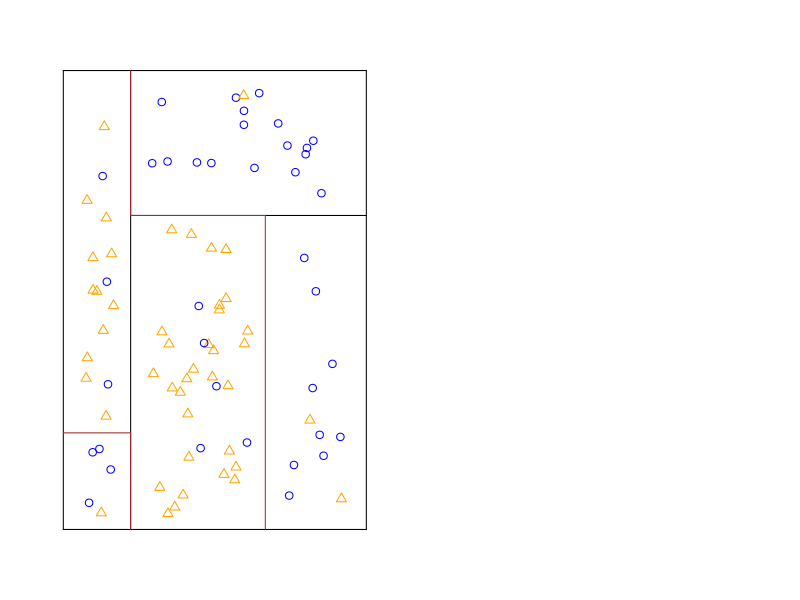

Reproduce this figure in R. (Note: this script raises an error after producing the figure.)
#################################
# CHAPTER 2: Classification Trees
#################################

# Check for missing packages and install if missing
list.of.packages <- c("latex2exp", "MASS", "class", "caret",
                      "ggplot2", "lattice", "rpart", "rpart.plot")
new.packages <- list.of.packages[!(list.of.packages %in% installed.packages()[,"Package"])]
if(length(new.packages)) install.packages(new.packages)

# load required packages
load <- lapply(list.of.packages, require, character.only = TRUE)

##############################################
# Figure 2.1: Recursive binary partitioning
##############################################
# ---------------------------------------------------------------------------
# create empty plot
par(mar=c(0,0,0,0))
plot(0:22, 0:22, type="n", xlab="", ylab="",
     xlim=c(0, 22), ylim=c(-1, 22),
     main="", axes=FALSE)

# draw partitioned input space
# draw box
lines(c(1,1), c(1, 20))
lines(c(1,10), c(1, 1))
lines(c(1,10), c(20, 20))
lines(c(10,10), c(1, 20))
# draw partitions
lines(c(3,3), c(1,20))
lines(c(1,3), c(5,5), col="brown")
lines(c(3,3), c(5,1), col="brown")
lines(c(3,10), c(14, 14))
lines(c(3,7), c(14,14), col="brown")
lines(c(7,7), c(1, 14), col="brown")
lines(c(3,3), c(14,20), col="brown")

# generate random points
set.seed(1)
# R1
points(runif(4, min=1.5, max=2.5), runif(4, min = 1.5, max = 4.5), col="blue")
points(runif(1, min=1.5, max=2.5), runif(1, min = 1.5, max = 4.5), col="orange", pch=2)
# R2
points(runif(12, min=1.5, max=2.5), runif(12, min = 5.5, max = 19.5), col="orange", pch=2)
points(runif(3, min=1.5, max=2.5), runif(3, min = 5.5, max = 19.5), col="blue")
# R3
points(runif(17, min=3.5, max=9.5), runif(17, min = 14.5, max = 19.5), col="blue")
points(runif(1.5, min=3.5, max=9.5), runif(1, min = 14.5, max = 19.5), col="orange", pch=2)
# R4
points(runif(30, min=3.5, max=6.5), runif(30, min = 1.5, max = 13.5), col="orange", pch=2)
points(runif(5, min=3.5, max=6.5), runif(5, min = 1.5, max = 13.5), col="blue")
# R5
points(runif(9, min=7.5, max=9.5), runif(9, min = 1.5, max = 13.5), col="blue")
points(runif(2, min=7.5, max=9.5), runif(2, min = 1.5, max = 13.5), col="orange", pch=2)

# add text
# axis
text(0, 10.5, TeX("$X_2$"))
text(5.5, -1, TeX("$X_1$"))
# split points
text(3, -0.1, TeX("$s_1$"))
text(0.6, 5, TeX("$s_2$"))
text(10.4, 14, TeX("$s_3$"))
text(7, -0.1, TeX("$s_4$"))
# regions
text(2, 2.5, TeX("$R_1$"), col="blue", cex=1.5)
text(2, 12, TeX("$R_2$"), col="darkorange", cex=1.5)
text(6.5, 17, TeX("$R_3$"), col="blue", cex=1.5)
text(5, 7.5, TeX("$R_4$"), col="darkorange", cex=1.5)
text(8.5, 7.5, TeX("$R_5$"), col="blue", cex=1.5)
# create tree
text(16.5, 20, TeX("$X_1 \\leq s_1$"))
text(15.5, 18.5, "<< Yes", col="green")
text(17.5, 18.5, "No >>", col="red")
lines(c(16.5, 16.5), c(18.5, 19.5))
lines(c(14, 19),c(19, 19))
# splits
lines(c(14, 14), c(19, 16))
lines(c(19, 19), c(19, 16))
# internal nodes
text(14, 15, TeX("$X_2 \\leq s_2$"))
text(19, 15, TeX("$X_2 \\leq s_3$"))
lines(c(14, 14), c(13.5, 14.5))
lines(c(13, 15), c(14, 14))
lines(c(19, 19), c(13.5, 14.5))
lines(c(18, 20), c(14, 14))
# split internal node 1
lines(c(13, 13), c(14, 9))
lines(c(15, 15), c(14, 9))
# split internal node 2
lines(c(18, 18), c(14, 9))
lines(c(20, 20), c(14, 9))
# root nodes 1, 2, 3
text(13, 8, TeX("$R_1$"), col="blue", cex=1.5)
text(15, 8, TeX("$R_2$"), col="darkorange", cex=1.5)
text(20, 8, TeX("$R_3$"), col="blue", cex=1.5)
# internal node 3
text(18, 8, TeX("$X_1 \\leq s_4$"))
lines(c(18, 18), c(6.5, 7.5))
lines(c(17, 19), c(7, 7))
lines(c(17, 17), c(7, 3))
lines(c(19, 19), c(7, 3))
# root node 4 and 5
text(17, 2, TeX("$R_4$"), col="darkorange", cex=1.5)
text(19, 2, TeX("$R_5$"), col="blue", cex=1.5)

# ---------------------------------------------------------------------------
#####################################
# Figure 2.2: Simulated mixture data
#####################################
# ---------------------------------------------------------------------------
# Generate training data
set.seed(1)
mBlue <- mvrnorm(n=10, mu = c(1,0),Sigma = diag(1,2,2))
mOrange <- mvrnorm(n=10, mu = c(0,1),Sigma = diag(1,2,2))
B <- matrix(0,nrow=100,ncol=2)
O <- matrix(0,nrow=100,ncol=2)

for(i in 1:100){
      sample1 = sample(1:10, 1)
      sample2 = sample(1:10, 1)
      meanB = mBlue[sample1,]
      meanO = mOrange[sample2,]
      B[i,] = mvrnorm(1,mu=meanB,Sigma=diag(1/5,2,2))
      O[i,] = mvrnorm(1,mu=meanO,Sigma=diag(1/5,2,2))
}

Btrain <- cbind(B[1:100,],matrix(0,100,1))
Otrain <- cbind(O[1:100,],matrix(1,100,1))
datatrain <- rbind(Btrain,Otrain)
Xtrain <- datatrain[,1:2]
Ytrain <- datatrain[,3]
train <- data.frame(y=factor(Ytrain), X1=Xtrain[,1], X2=Xtrain[,2])

# create decision boundary plotting grid
x1min <- min(Xtrain[,1])
x1max <- max(Xtrain[,1])
x2min <- min(Xtrain[,2])
x2max <- max(Xtrain[,2])
x1seq <- seq(from=x1min,to=x1max,length=100)
x2seq <- seq(from=x2min,to=x2max,length=100)
plotGrid <- data.frame(as.matrix(expand.grid(x1seq,x2seq)))
colnames(plotGrid) <- colnames(train)[2:3]

# create test set
B <- matrix(0,nrow=5000,ncol=2)
O <- matrix(0,nrow=5000,ncol=2)
for(i in 1:5000){
      sample1 <- sample(1:10, 1)
      sample2 <- sample(1:10, 1)
      meanB <- mBlue[sample1,]
      meanO <- mOrange[sample2,]
      B[i,] <- mvrnorm(1,mu=meanB,Sigma=diag(1/5,2,2))
      O[i,] <- mvrnorm(1,mu=meanO,Sigma=diag(1/5,2,2))
}

Btest <- cbind(B[1:5000,],matrix(0,5000,1))
Otest <- cbind(O[1:5000,],matrix(1,5000,1))
datatest <- rbind(Btest,Otest)
Xtest <- datatest[,1:2]
Ytest <- datatest[,3]
test <- data.frame(y=factor(Ytest), X1=Xtest[,1], X2=Xtest[,2])

# plot data
color <- ifelse(train$y == 0, "blue", "darkorange")
# Bayes decision boundary
p <- function(x) {
      s <- sqrt(1/5)
      p0 <- mean(dnorm(x[1], mBlue[,1], s) * dnorm(x[2], mBlue[,2], s))
      p1 <- mean(dnorm(x[1], mOrange[,1], s) * dnorm(x[2], mOrange[,2], s))
      p1/(p0+p1)
}

bayesrule <- apply(plotGrid, 1, p)
bayesPr<-data.frame(x=rep(x1seq, length(x2seq)), y=rep(x2seq, each=length(x1seq)),
               z=as.vector(bayesrule))
gd <- expand.grid(x=x1seq, y=x2seq)
bayesPlot <- ggplot(data.frame(y=factor(Ytrain), X1=Xtrain[,1], X2=Xtrain[,2]), aes(x=X1, y=X2) ) +
      geom_contour(data=bayesPr, aes(x=x, y=y, z=z), breaks=c(0,.5), col="purple",
                   linetype=2)+
      geom_point(data=data.frame(gd), aes(x=x, y=y),pch=".", cex=1.2,
                 col=ifelse(bayesrule<0.5, "skyblue", "orange"))+
      theme_bw()+
      geom_point(size = 3, pch = train$y, col=color) +
      ggtitle("Bayes decision boundary: Mixture data")
bayesPlot
bayesProbs <- apply(test[,2:3], 1, p)
bayesError <- sum(as.numeric(test$y != factor(ifelse(bayesProbs>0.5, 1, 0))))/nrow(test)
# ---------------------------------------------------------------------------
############################################################
# Figure 2.3: Classification tree fitted to the mixture data
############################################################
# ---------------------------------------------------------------------------
# fit a classification tree to the data
tree.fit <- train(y~., data=train, method="rpart")

# plot fit
prp(tree.fit$finalModel, type=3, varlen=0, faclen=0, fallen.leaves=TRUE, box.col=c("orange", "blue"))

# compute training and test error
treeTrainingPreds <- predict(tree.fit)
treeTrainingError <- sum(as.numeric(train$y != treeTrainingPreds))/nrow(train)

# Compute test error
treeTestPreds <- predict(tree.fit, test)
treeTestError <- sum(as.numeric(test$y != treeTestPreds))/nrow(test)

# construct decision boundary plot
treeProbs <- predict(tree.fit, plotGrid, type="prob")[,2]
pr<-data.frame(x=rep(x1seq, length(x2seq)), y=rep(x2seq, each=length(x1seq)),
               z=as.vector(treeProbs))
gd <- expand.grid(x=x1seq, y=x2seq)
gtree <- ggplot(data.frame(y=factor(Ytrain), X1=Xtrain[,1], X2=Xtrain[,2]), aes(x=X1, y=X2)) +
      geom_point(data=data.frame(gd), aes(x=x, y=y),pch=".", cex=1.2,
                 col=ifelse(treeProbs<0.5, "skyblue", "orange")) +
      geom_point(size = 3, pch = train$y, col=color) +
      geom_contour(data=bayesPr, aes(x=x, y=y, z=z, col="brown", linetype="dashed"), breaks=c(0,.5))+
      geom_contour(data=pr, aes(x=x, y=y, z=z, col="purple", linetype="solid"), breaks=c(0,.5)) +
      theme_bw()+
      theme(legend.position="top")+
      scale_color_manual(name="Tree decision boundary:",values=c("purple", "brown"),
                         labels = c('Bayes','Tree'))+
      scale_linetype_manual(name = 'Tree decision boundary:', values = c("dashed", "solid"),
                          labels = c('Bayes','Tree'))+
    annotate("text", x = 2.2, y = -1.6, size=3, 
             label = paste("Training error:", round(treeTrainingError, 3),
                        "\nTest error:", round(treeTestError,3),
                        "\nBayes error:", round(bayesError,3)), hjust=0)
gtree
# ---------------------------------------------------------------------------
#############################################################################
# Figure 2.4: Changes in decision boundary as a result of changes in the data
#############################################################################
# ---------------------------------------------------------------------------
for(i in 1:3){
      # Generate training data
      set.seed(i+2)
      mBlue <- mvrnorm(n=10, mu = c(1,0),Sigma = diag(1,2,2))
      mOrange <- mvrnorm(n=10, mu = c(0,1),Sigma = diag(1,2,2))
      B <- matrix(0,nrow=100,ncol=2)
      O <- matrix(0,nrow=100,ncol=2)

      for(i in 1:100){
            sample1 = sample(1:10, 1)
            sample2 = sample(1:10, 1)
            meanB = mBlue[sample1,]
            meanO = mOrange[sample2,]
            B[i,] = mvrnorm(1,mu=meanB,Sigma=diag(1/5,2,2))
            O[i,] = mvrnorm(1,mu=meanO,Sigma=diag(1/5,2,2))
      }

      Btrain <- cbind(B[1:100,],matrix(0,100,1))
      Otrain <- cbind(O[1:100,],matrix(1,100,1))
      datatrain <- rbind(Btrain,Otrain)
      Xtrain <- datatrain[,1:2]
      Ytrain <- datatrain[,3]
      trainTemp <- data.frame(y=factor(Ytrain), X1=Xtrain[,1], X2=Xtrain[,2])

      # create decision boundary plotting grid
      x1min <- min(Xtrain[,1])
      x1max <- max(Xtrain[,1])
      x2min <- min(Xtrain[,2])
      x2max <- max(Xtrain[,2])
      x1seq <- seq(from=x1min,to=x1max,length=100)
      x2seq <- seq(from=x2min,to=x2max,length=100)
      plotGrid <- data.frame(as.matrix(expand.grid(x1seq,x2seq)))
      colnames(plotGrid) <- colnames(trainTemp)[2:3]

      # create test set
      B <- matrix(0,nrow=5000,ncol=2)
      O <- matrix(0,nrow=5000,ncol=2)
      for(i in 1:5000){
            sample1 <- sample(1:10, 1)
            sample2 <- sample(1:10, 1)
            meanB <- mBlue[sample1,]
            meanO <- mOrange[sample2,]
            B[i,] <- mvrnorm(1,mu=meanB,Sigma=diag(1/5,2,2))
            O[i,] <- mvrnorm(1,mu=meanO,Sigma=diag(1/5,2,2))
      }

      Btest <- cbind(B[1:5000,],matrix(0,5000,1))
      Otest <- cbind(O[1:5000,],matrix(1,5000,1))
      datatest <- rbind(Btest,Otest)
      Xtest <- datatest[,1:2]
      Ytest <- datatest[,3]
      testTemp <- data.frame(y=factor(Ytest), X1=Xtest[,1], X2=Xtest[,2])

      # Compute Bayes related quantities
      color <- ifelse(trainTemp$y == 0, "blue", "darkorange")
      # Bayes decision boundary
      p <- function(x) {
            s <- sqrt(1/5)
            p0 <- mean(dnorm(x[1], mBlue[,1], s) * dnorm(x[2], mBlue[,2], s))
            p1 <- mean(dnorm(x[1], mOrange[,1], s) * dnorm(x[2], mOrange[,2], s))
            p1/(p0+p1)
      }

      bayesrule <- apply(plotGrid, 1, p)
      bayesPr<-data.frame(x=rep(x1seq, length(x2seq)), y=rep(x2seq, each=length(x1seq)),
                          z=as.vector(bayesrule))
      gd <- expand.grid(x=x1seq, y=x2seq)
      bayesProbs <- apply(testTemp[,2:3], 1, p)
      bayesError <- sum(as.numeric(testTemp$y != factor(ifelse(bayesProbs>0.5, 1, 0))))/nrow(testTemp)

      # Fit fully grown tree
      contr <- rpart.control(minsplit = 2, minbucket = 1, cp = 0, maxdepth = 30)
      tree.fit <- rpart(y~., data=trainTemp, control=contr)

      # construct decision boundary plot for tree
      treeProbs <- predict(tree.fit, plotGrid, type="prob")[,2]
      pr<-data.frame(x=rep(x1seq, length(x2seq)), y=rep(x2seq, each=length(x1seq)),
                     z=as.vector(treeProbs))
      gd <- expand.grid(x=x1seq, y=x2seq)
      gtree <- ggplot(data.frame(y=factor(Ytrain), X1=Xtrain[,1], X2=Xtrain[,2]), aes(x=X1, y=X2)) +
            geom_point(data=data.frame(gd), aes(x=x, y=y),pch=".", cex=1.2,
                       col=ifelse(treeProbs<0.5, "skyblue", "orange")) +
            geom_point(size = 3, pch = trainTemp$y, col=color) +
            geom_contour(data=bayesPr, aes(x=x, y=y, z=z, col="brown", linetype="dashed"), breaks=c(0,.5))+
            geom_contour(data=pr, aes(x=x, y=y, z=z, col="purple", linetype="solid"), breaks=c(0,.5)) +
            theme_bw()+
            theme(legend.position="none")+
            scale_color_manual(name="tree decision boundary:",values=c("purple", "brown"),
                               labels = c('Bayes','Tree'))+
            scale_linetype_manual(name = 'tree decision boundary:', values = c("dashed", "solid"),
                                  labels = c('Bayes','Tree'))
      print(gtree)

      # Fit fully grown treePrune
      treePrune.fit <- train(y~., data=trainTemp, method="rpart")

      # construct decision boundary plot for treePrune
      treePruneProbs <- predict(treePrune.fit, plotGrid, type="prob")[,2]
      pr<-data.frame(x=rep(x1seq, length(x2seq)), y=rep(x2seq, each=length(x1seq)),
                     z=as.vector(treePruneProbs))
      gd <- expand.grid(x=x1seq, y=x2seq)
      gtreePrune <- ggplot(data.frame(y=factor(Ytrain), X1=Xtrain[,1], X2=Xtrain[,2]), aes(x=X1, y=X2)) +
            geom_point(data=data.frame(gd), aes(x=x, y=y),pch=".", cex=1.2,
                       col=ifelse(treePruneProbs<0.5, "skyblue", "orange")) +
            geom_point(size = 3, pch = trainTemp$y, col=color) +
            geom_contour(data=bayesPr, aes(x=x, y=y, z=z, col="brown", linetype="dashed"), breaks=c(0,.5))+
            geom_contour(data=pr, aes(x=x, y=y, z=z, col="purple", linetype="solid"), breaks=c(0,.5)) +
            theme_bw()+
            theme(legend.position="none")+
            scale_color_manual(name="treePrune decision boundary:",values=c("purple", "brown"),
                               labels = c('Bayes','treePrune'))+
            scale_linetype_manual(name = 'treePrune decision boundary:', values = c("dashed", "solid"),
                                  labels = c('Bayes','treePrune'))
      print(gtreePrune)

      # Fit logistic regression model
      lr.fit <- glm(y ~.,family=binomial(link='logit'),data=trainTemp)

      # construct decision boundary plot for LR
      LRProbs <- predict(lr.fit, plotGrid, type="response")
      pr<-data.frame(x=rep(x1seq, length(x2seq)), y=rep(x2seq, each=length(x1seq)),
                     z=as.vector(LRProbs))
      gd <- expand.grid(x=x1seq, y=x2seq)
      gLR <- ggplot(data.frame(y=factor(Ytrain), X1=Xtrain[,1], X2=Xtrain[,2]), aes(x=X1, y=X2)) +
            geom_point(data=data.frame(gd), aes(x=x, y=y),pch=".", cex=1.2,
                       col=ifelse(LRProbs<0.5, "skyblue", "orange")) +
            geom_point(size = 3, pch = trainTemp$y, col=color) +
            geom_contour(data=bayesPr, aes(x=x, y=y, z=z, col="brown", linetype="dashed"), breaks=c(0,.5))+
            geom_contour(data=pr, aes(x=x, y=y, z=z, col="purple", linetype="solid"), breaks=c(0,.5)) +
            theme_bw()+
            theme(legend.position="none")+
            scale_color_manual(name="LR decision boundary:",values=c("purple", "brown"),
                               labels = c('Bayes','LR'))+
            scale_linetype_manual(name = 'LR decision boundary:', values = c("dashed", "solid"),
                                  labels = c('Bayes','LR'))
      print(gLR)
}
# ---------------------------------------------------------------------------
